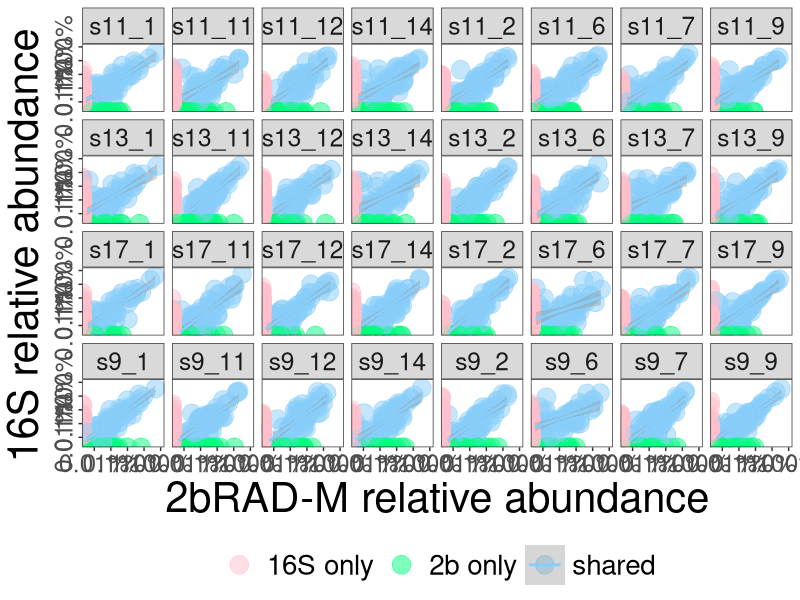

Reproduce this figure in R.
library(ggplot2)
merge2 <- read.csv("genus_16S_2b.csv",header = TRUE, sep = "," )
color_mapping <- c("shared" = "#87CEFA", "16S only" = "#FFC0CB", "2b only" = "#00FF7F")
plot <- ggplot(merge2, aes(x = log10(col_2b), y = log10(col_16S), color = Color)) +
  theme_bw() +
  geom_point(size = 6, alpha = 0.5) +
  theme(
    legend.position = "bottom", 
    axis.text.y = element_text(size = rel(2), angle = 90, hjust = 0.5),
    axis.text.x = element_text(size = rel(2)),
    axis.title = element_text(size = 30),
    strip.text.x = element_text(size = rel(2)),
    panel.grid = element_blank(),
    legend.key.size = unit(2, "lines"),
    legend.text = element_text(size = 20),
    legend.title = element_blank()
  ) +
  geom_smooth(method = "lm", level = 0.97) +
  scale_x_continuous(limits = c(-4.5, 0), breaks = c(-4, -3, -2, -1, 0),
                     labels = c("0.01%", "0.1%", "1%", "10%", "100%")) +
  scale_y_continuous(limits = c(-4.5, 0), breaks = c(-4, -3, -2, -1, 0),
                     labels = c("0.01%", "0.1%", "1%", "10%", "100%")) +
  labs(x = '2bRAD-M relative abundance', y = '16S relative abundance') +
  scale_color_manual(values = color_mapping) +
  facet_wrap(~Group, scales = "fixed", nrow = 4)
print(plot)
